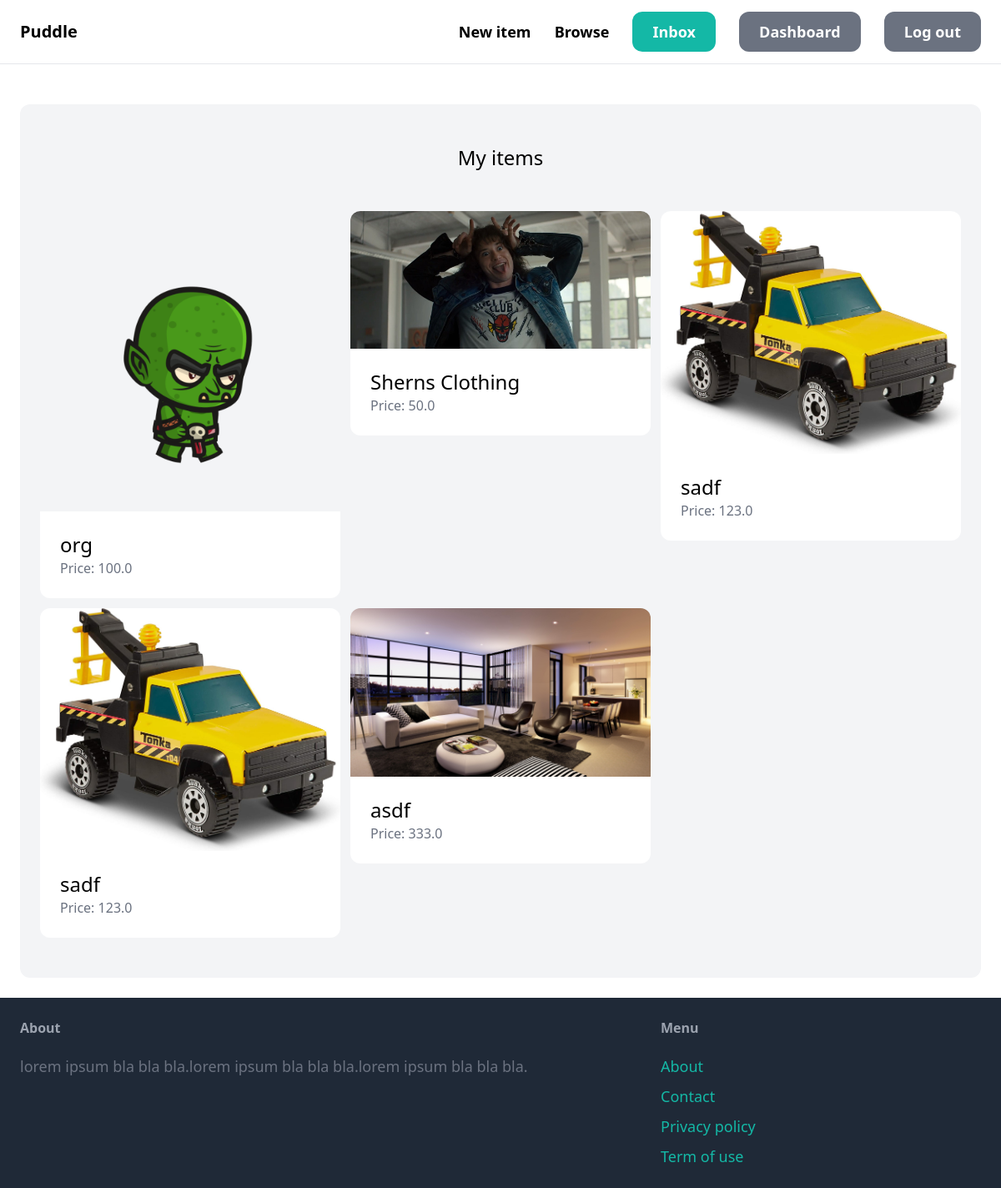
The page /dashboard/ (signed in) on the database its author committed.
### item/models.py (models this page shows, shortened)
class Item(models.Model):
    category = models.ForeignKey(Category, related_name='items', on_delete=models.CASCADE)
    name = models.CharField(max_length=255)
    description = models.TextField(blank=True, null=True)
    price = models.FloatField()
    image = models.ImageField(upload_to='item_images', blank=True, null=True)
    is_sold = models.BooleanField(default=False)
    created_by = models.ForeignKey(User, related_name='items', on_delete=models.CASCADE)
    created_at = models.DateTimeField(auto_now_add=True)

### dashboard/views.py (the view)
# urls.py: path('', views.index, name='index'),
@login_required
def index(request):
    items = Item.objects.filter(created_by=request.user)
    return render(request, 'dashboard/index.html', {
        'items' : items,
    })

### dashboard/templates/dashboard/index.html (shortened to what this page needs)
{% extends 'core/base.html' %}
{% block content %}
    <div class="mt-6 px-6 py-12 bg-gray-100 rounded-xl">
        <h2 class="mb-12 text-2xl text-center">My items</h2>
        <div class="grid grid-cols-3 gap-3">
            {% for item in items %}
            <div>
                <a href="{% url 'item:detail' item.id %}">
                    <div>
                        <img src="{{item.image.url}}" class="rounded-t-xl">
                    </div>
                    <div class="p-6 bg-white rounded-b-xl">
                        <h2 class="text-2xl">{{ item.name }}</h2>
                        <p class="text-gray-500">Price: {{ item.price }}</p>
                    </div>
                </a>
            </div>
            {% endfor %}
        </div>
    </div>
{% endblock %}

### rows shown on the page
Item: image (picture), name "org", price "100.0"
Item: image (picture), name "Sherns Clothing", price "50.0"
Item: image (picture), name "sadf", price "123.0"
Item: image (picture), name "sadf", price "123.0"
Item: image (picture), name "asdf", price "333.0"
